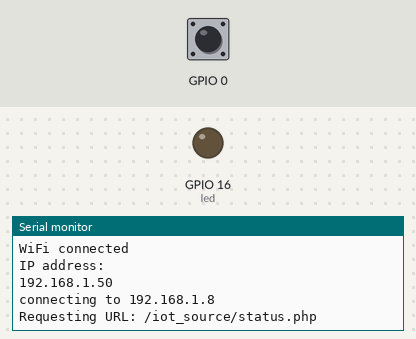
A sketch run on a simulated ESP8266 (NodeMCU). Shown: output pins drawn as LEDs (lit = HIGH), the last lines printed to the serial monitor. Inputs (shaded band) come from the test bench; at power-on: GPIO 0 HIGH. WiFi joins after 1.5 s; servers stay silent unless stated; uploads are accepted with an empty reply.

Above: at 2.7 s.
2.8 s: GPIO 0 driven LOW
At 4.0 s:
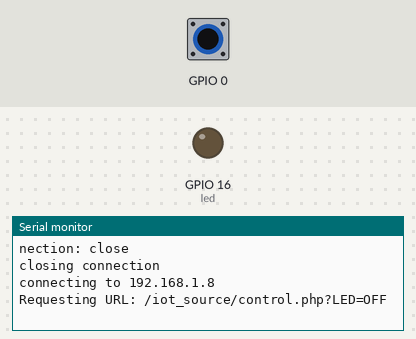
4.3 s: GPIO 0 pulsed HIGH 2 times (0.12 s each, 0.3 s apart)
At 5.4 s:
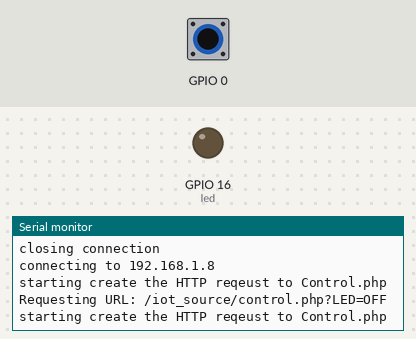

The sketch:

combine.ino
```cpp
#include <ESP8266WiFi.h>

const int led = 16;

const char* ssid = "Minh Duc";
const char* pass = "V06 Di.ch";
const char* host = "192.168.1.8";

String urlStatus = "/iot_source/status.php";
String urlControl = "/iot_source/control.php";
WiFiClient client;

unsigned long timeoutC;

boolean state = 0;

String check = " ";
String url = " ";

void setup() {
  // put your setup code here, to run once:
  Serial.begin(9600);

  pinMode (led, OUTPUT);

  Serial.println();
  Serial.print("Connecting to: ");
  Serial.println(ssid);

  WiFi.begin(ssid, pass);

  while (WiFi.status() != WL_CONNECTED)
  {
    delay(500);
    Serial.print(".");
  }

  Serial.println("");
  Serial.println("WiFi connected");
  Serial.println("IP address: ");
  Serial.println(WiFi.localIP());

  attachInterrupt(digitalPinToInterrupt(0), interrupt, FALLING);
}

void interrupt()
{
  if (digitalRead(led))
    check = "?LED=ON";
  else
    check = "?LED=OFF";
  url = urlControl + check;
  state = 1;
  timeoutC = millis();
  Serial.println("starting create the HTTP reqeust to Control.php");
}

void loop() {
  // put your main code here, to run repeatedly:
  Serial.print("connecting to ");
  Serial.println(host);

  const int httpPort = 80;
  if (!client.connect(host, httpPort))
  {
    Serial.println("connection failed");
    return;
  }
  if (state == 0)
  {
    url = urlStatus;
  }
  Serial.print("Requesting URL: ");
  Serial.println(url);

  client.print(String("GET ") + url + " HTTP/1.1\r\n" +
               "Host: " + host + "\r\n" +
               "Connection: close\r\n\r\n");


  unsigned long timeoutS = millis();
  while (client.available() == 0)
  {
    if (millis() - timeoutS > 5000)
    {
      Serial.println(">>> Client Timeout !");
      client.stop();
      return;
    }
  }
  while(client.available())
  {
    String line = client.readString();
    Serial.print(line);
    if(line.indexOf("|1")  != -1) digitalWrite(led,LOW);
    if(line.indexOf("|0")  != -1) digitalWrite(led,HIGH);
  }

  Serial.println();
  Serial.println("closing connection");
  client.stop();

  //Wait for HTTP request send success
  if(state)
  {
    if(millis() - timeoutC > 2000)
    {
      state = 0; //Chuyển sang trạng thái request site status.php
    }
  }
}
```

Measured:
- after the input at 2.8 s, the serial monitor: prints a new line after 0.05 s (image 1)
- after the input at 4.3 s, the serial monitor: prints a new line after 0.12 s (image 2)
